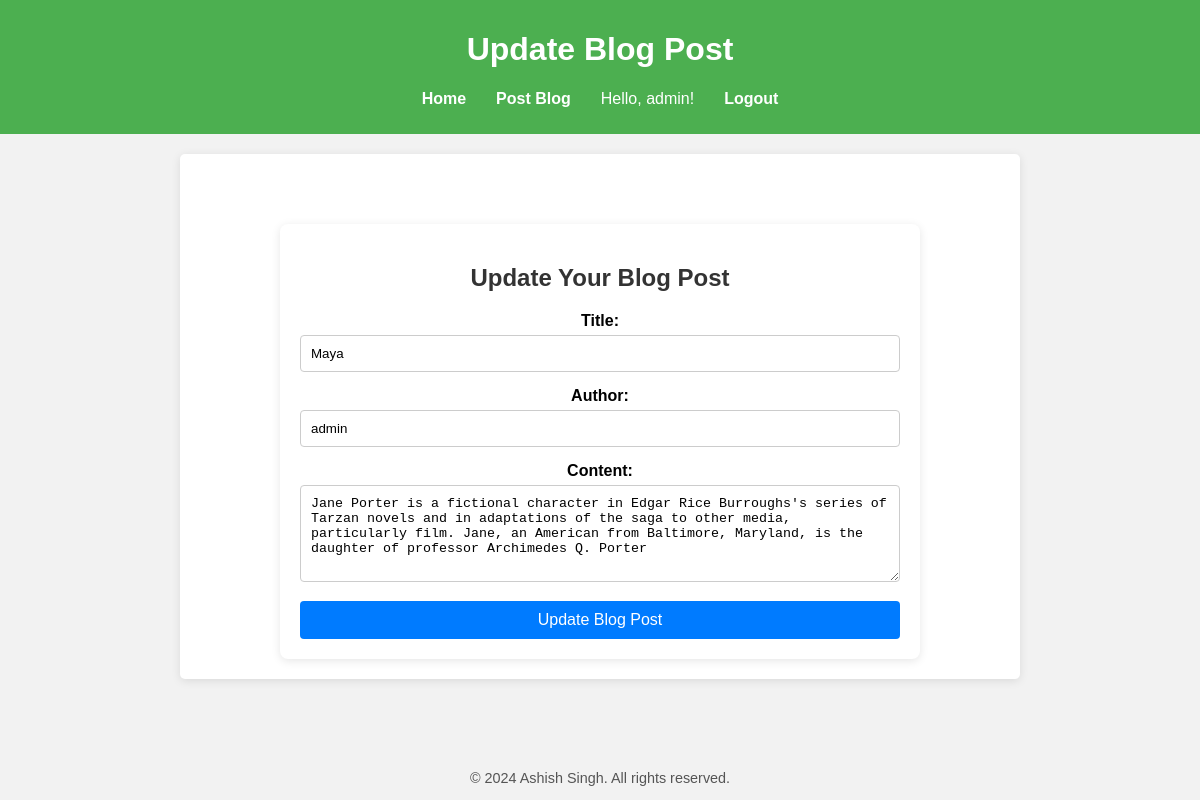
The page /update_post/3 (signed in) on the database its author committed.
### app.py (models this page shows, shortened)
class User(UserMixin, db.Model):
    id = db.Column(db.Integer, primary_key=True)
    username = db.Column(db.String(80), unique=True, nullable=False)
    first_name = db.Column(db.String(80), nullable=False)
    last_name = db.Column(db.String(80), nullable=False)
    email = db.Column(db.String(120), unique=True, nullable=False)
    password = db.Column(db.String(128), nullable=False)
    created_at = db.Column(db.DateTime, default=datetime.utcnow)

class BlogPost(db.Model):
    id = db.Column(db.Integer, primary_key=True)
    title = db.Column(db.String(200), nullable=False)
    author = db.Column(db.String(100), nullable=False)
    content = db.Column(db.Text(), nullable=False)
    pub_date = db.Column(db.DateTime, default=datetime.utcnow)
    image_url = db.Column(db.String(200))  # Optional: URL to the image for the blog post

### app.py (the view, shortened to what this page needs)
@app.route('/update_post/<int:post_id>', methods=['GET', 'POST'])
@login_required
def update_post(post_id):
    post = BlogPost.query.get_or_404(post_id)
    return render_template('update_post.html', post=post)

### app.py (called while the page is built)
@login_manager.user_loader
def load_user(user_id):
    return User.query.get(int(user_id))

### templates/update_post.html (shortened to what this page needs)
{% extends "base.html" %}
{% block header %}Update Blog Post{% endblock %}
{% block content %}
<div class="container">
    <h2>Update Your Blog Post</h2>
    <form action="{{ url_for('update_post', post_id=post.id) }}" method="POST">
        <div class="form-group">
            <label for="title">Title:</label>
            <input type="text" id="title" name="title" value="{{ post.title }}" required class="form-control">
        </div>
        <div class="form-group">
            <label for="author">Author:</label>
            <input type="text" id="author" name="author" value="{{ post.author }}" readonly class="form-control">
        </div>
        <div class="form-group">
            <label for="content">Content:</label>
            <textarea id="content" name="content" rows="5" required class="form-control">{{ post.content }}</textarea>
        </div>
        <button type="submit" class="btn btn-primary">Update Blog Post</button>
    </form>
</div>
{% endblock %}

### templates/base.html (shortened to what this page needs)
<!DOCTYPE html>
<html lang="en">
<head>
</head>
<body>
    <header>
        <h1>{% block header %}Welcome to Our Homepage{% endblock header %}</h1>
        <nav>
            <ul>
                <li><a href="/">Home</a></li>
                <li><a href="/blog/create">Post Blog</a></li>
                {% if current_user.is_authenticated %}
                    <li><span>Hello, {{ current_user.username }}!</span></li>
                    <li><a href="/logout">Logout</a></li>
                {% else %}
                    <li><a href="/login">Login</a></li>
                    <li><a href="/register">Register</a></li>
                {% endif %}
            </ul>
        </nav>
    </header>
    <main>
        {% block content %}{% endblock %}
    </main>
    <footer>
        <p>&copy; 2024 Ashish Singh. All rights reserved.</p>
    </footer>
</body>
</html>

### templates/base.html (style rules this page uses)
body { font-family: Arial, sans-serif; background-color: #f4f4f4; margin: 0; padding: 0; display: flex; flex-direction: column; min-height: 100vh; }
header { background-color: #4CAF50; color: white; padding: 10px 0; text-align: center; width: 100%; position: relative; z-index: 1000; }
nav { margin-top: 10px; }
nav ul { list-style-type: none; padding: 0; display: flex; justify-content: center; }
nav ul li { margin: 0 15px; }
nav ul li a { color: white; text-decoration: none; font-weight: bold; }
main { margin: 20px auto; text-align: center; max-width: 800px; width: 100%; padding: 20px; background: white; border-radius: 5px; box-shadow: 0 2px 10px rgba(0, 0, 0, 0.1); }
footer { margin-top: auto; text-align: center; font-size: 0.9em; color: #555; }

### templates/update_post.html (style rules this page uses)
body { background-color: #f2f2f2; font-family: Arial, sans-serif; }
.container { max-width: 600px; margin: auto; padding: 20px; background: white; border-radius: 8px; box-shadow: 0 2px 10px rgba(0, 0, 0, 0.1); margin-top: 50px; }
h2 { text-align: center; color: #333; margin-bottom: 20px; }
.form-group { margin-bottom: 15px; }
label { display: block; margin-bottom: 5px; font-weight: bold; }
.form-control { width: 100%; padding: 10px; border: 1px solid #ccc; border-radius: 4px; box-sizing: border-box; transition: border-color 0.3s; }
.btn { width: 100%; padding: 10px; background-color: #007bff; color: white; border: none; border-radius: 4px; cursor: pointer; transition: background-color 0.3s; font-size: 16px; }

### rows shown on the page
User: username "admin"
BlogPost: title "Maya", author "admin", content "Jane Porter is a fictional character in Edgar Rice Burroughs's series of Tarzan novels and in adaptations of the saga to other media, particularly film. Jane, an American from Baltimore, Maryland, is the daughter of professor Archimedes Q. Porter"
